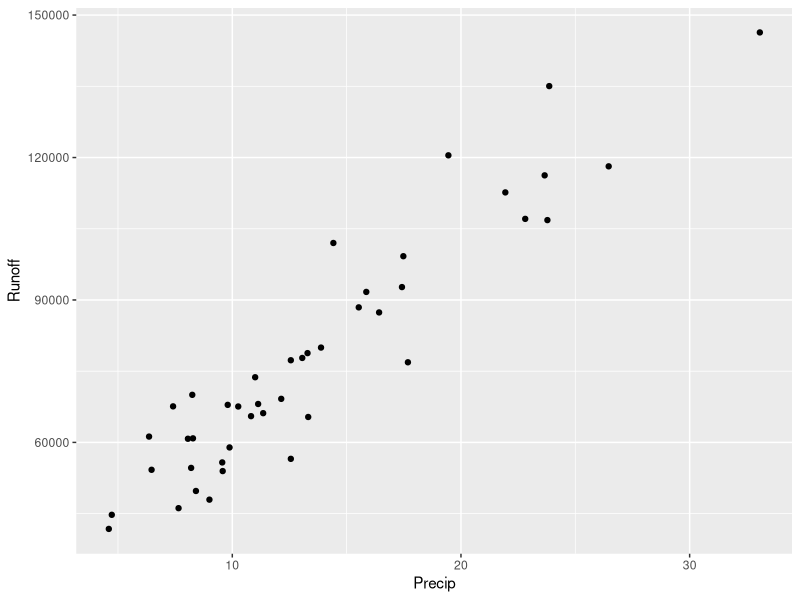
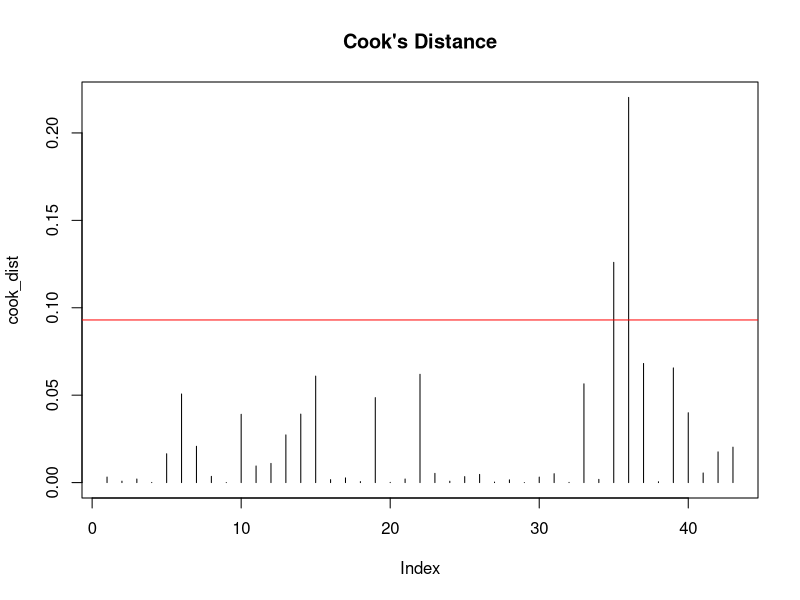
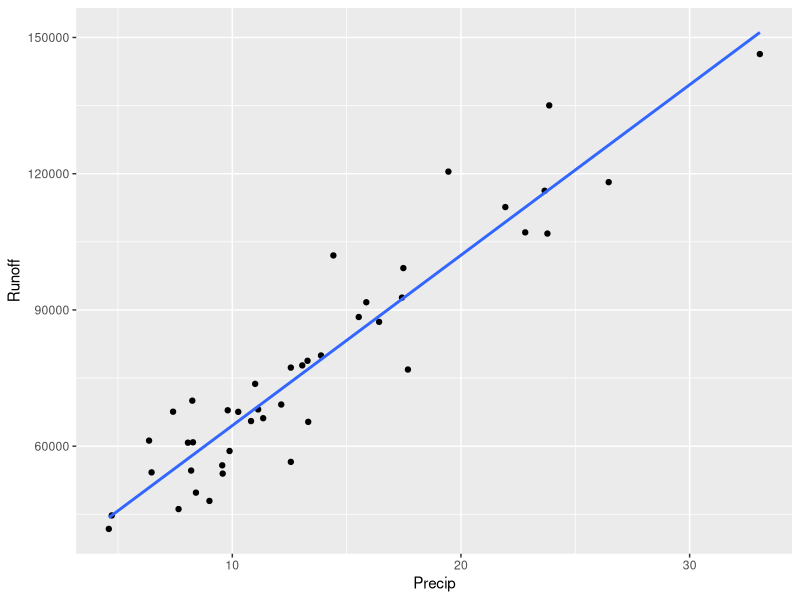

Generate these figures, in order, with R:
## ---- chunk 1
##libraries
library(tidyverse)
library(MASS)
library(lmtest)

#####
##1##
#####

##read in data
water_data <- read.table(file = "water.txt", header = TRUE, sep = "")
## ---- chunk 2
#####
##2##
#####

#scatter plot
ggplot(water_data, aes(Precip, Runoff)) + geom_point()

#check correlation, is it linear?
cor(water_data$Precip, water_data$Runoff)

##linear model for raw data
slr_water <- lm(Runoff~Precip, water_data)

#test for variance
bptest(slr_water)

#test for normality
ks.test(stdres(slr_water),"pnorm" )

#check for outliers
cook_dist <- cooks.distance(slr_water)
outliers <- which(cook_dist > 4/length(cook_dist))
plot(cook_dist, type="h", main = "Cook's Distance")
abline(h = 4/length(cook_dist), col = "red")
## ---- chunk 3
#####
##4##
#####

#Intercept and Slope values
slr_water$coefficients

#plots slr against scatter plot
ggplot(water_data,aes(Precip, Runoff)) +geom_point() + geom_smooth(se = FALSE,method = "lm")
## ---- chunk 4
#####
##6##
#####

n_cv <- 250 #number of cross validations
bias_vec <- rep(NA, n_cv) #vector for biases
rpmse_vec <- rep(NA, n_cv) #vector for rpmse
n_test <- round(.1 * nrow(water_data)) #size of test set, 10% of data se

for(i in 1:n_cv){
   
  #choose which obs. to put in test set
  test_obs <- sample(1:nrow(water_data), n_test)
  
  #Split data into test and training sets
  test_set <- water_data[test_obs,]
  train_set <- water_data[-test_obs,]
  
  #Using training data to fit a model
  train_lm <- lm(Runoff~Precip, data = train_set)
  
  #Predict test set
  test_preds <- predict.lm(train_lm, newdata = test_set)
  
  #Calculate bias
  bias_vec[i] <- mean(test_preds - test_set$Runoff)
  
  #Calculate RPMSE
  rpmse_vec[i] <- sqrt(mean((test_preds - test_set$Runoff)^2))
}

paste0("R squared equals ",summary(slr_water)$r.squared) %>% writeLines()
paste0("The bias is ", mean(bias_vec)) %>% writeLines()
paste0("The root predicted mean square error is ", mean(rpmse_vec)) %>% writeLines()

cat("R squared interpretation:\n")
cat(round(summary(slr_water)$r.squared*100, 1), "percent of the variation in the amount of runoff is explained away by the amount of snowfall.")
cat("Bias interpretation:")
cat("On average, the predictions for runoff are", mean(bias_vec) ,"acre-feet too high.")
cat("Root predicted mean square error interpretation:")
cat("On average, the predicted runoff amounts are off by", mean(rpmse_vec), "feet.")
## ---- chunk 5
#####
##7##
#####

#gets the summary stats of the original slr, coefficients contains the pvalues for hypothesis test in the fourth column

p_val <- summary(lm(Runoff~Precip,water_data))$coefficient[2,4]
p_val
## ---- chunk 6
#####
##8##
#####

#confidence interval for the coefficients
confint(slr_water, level = 0.95)
## ---- chunk 7
#####
##9##
#####

cat("Range for snowfall values:")
range(water_data$Precip)

dframe <- data.frame(Precip = 4.5)
pred_values <- predict.lm(slr_water, dframe, interval = "prediction", level = 0.95)
pred_values
